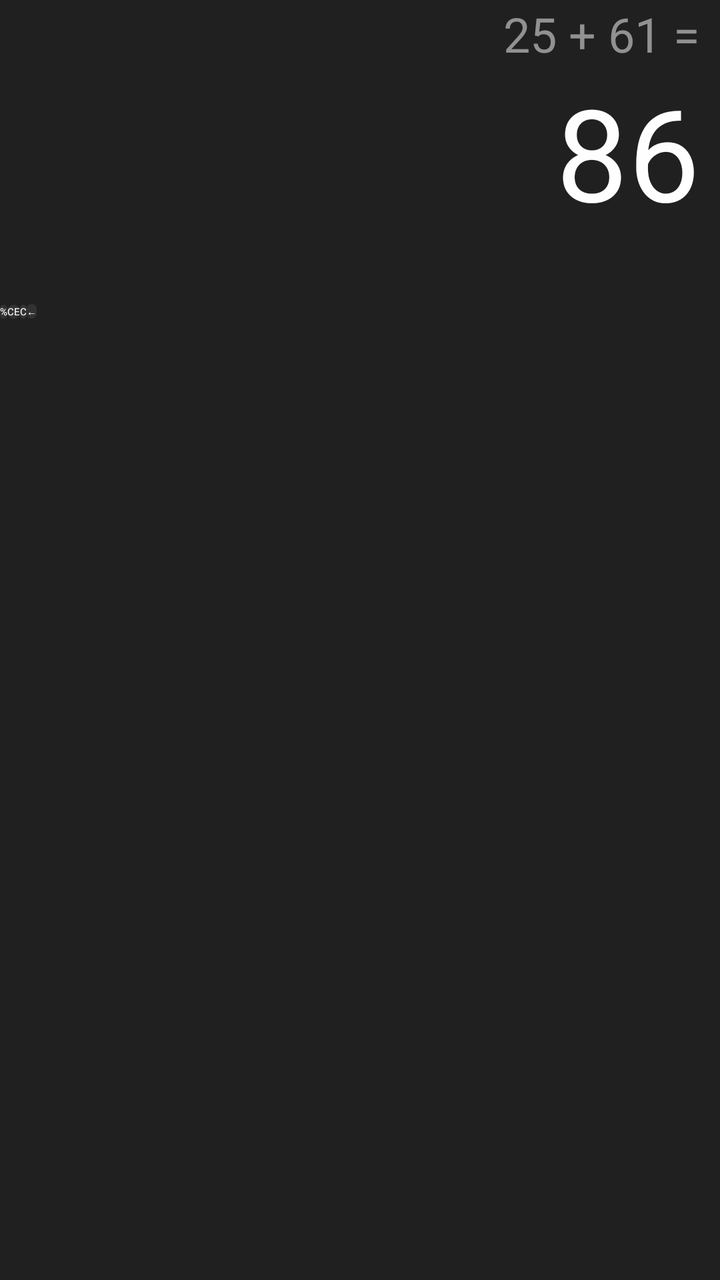
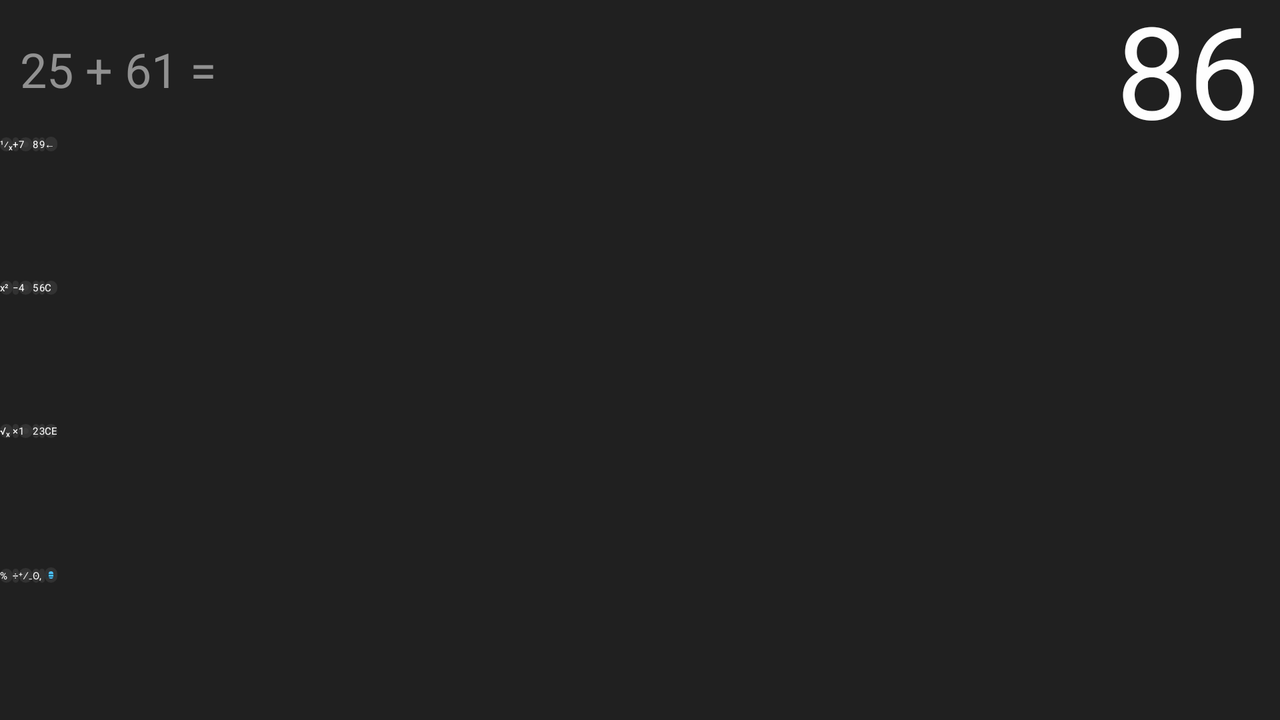

First picture: res/layout/ on a phone held upright. Second picture: the repository's own variant of that layout, on a device whose configuration matches the variant's folder. Source for both follows.
<!-- AndroidManifest.xml: application theme Theme.Android011 -->
<!-- res/layout/activity_calc.xml -->
<?xml version="1.0" encoding="utf-8"?>
<androidx.constraintlayout.widget.ConstraintLayout xmlns:android="http://schemas.android.com/apk/res/android"
    xmlns:app="http://schemas.android.com/apk/res-auto"
    xmlns:tools="http://schemas.android.com/tools"
    android:layout_width="match_parent"
    android:layout_height="match_parent"
    android:background="@color/calc_background"
    tools:context=".CalcActivity">

    <TextView
        android:id="@+id/tv_history"
        android:layout_width="match_parent"
        android:layout_height="wrap_content"
        android:gravity="end"
        android:paddingEnd="10dp"
        android:paddingStart="10dp"
        android:text=""
        tools:text="25 + 61 ="
        android:textColor="@color/calc_history"
        android:textSize="24sp"
        app:layout_constraintBottom_toTopOf="@+id/tv_result"
        app:layout_constraintEnd_toEndOf="parent"
        app:layout_constraintStart_toStartOf="parent"
        app:layout_constraintTop_toTopOf="parent" />

    <TextView
        android:id="@+id/tv_result"
        android:layout_width="match_parent"
        android:layout_height="wrap_content"
        android:gravity="end"
        android:paddingEnd="10dp"
        android:paddingStart="10dp"
        android:text=""
        tools:text="86"
        android:textColor="@color/calc_result"
        android:textSize="64sp"
        android:textStyle="normal"
        app:layout_constraintBottom_toTopOf="@+id/tableLayout"
        app:layout_constraintEnd_toEndOf="parent"
        app:layout_constraintStart_toStartOf="parent"
        app:layout_constraintTop_toTopOf="parent" />

    <TableLayout
        android:id="@+id/tableLayout"
        android:layout_width="match_parent"
        android:layout_height="0dp"
        app:layout_constraintHeight_percent="0.75"
        app:layout_constraintBottom_toBottomOf="parent"
        app:layout_constraintEnd_toEndOf="parent"
        app:layout_constraintStart_toStartOf="parent"
        app:layout_constraintTop_toTopOf="parent"
        app:layout_constraintVertical_bias="0.95">

        <TableRow
            android:layout_width="match_parent"
            android:layout_height="match_parent">

            <Button
                android:id="@+id/calc_btn_percent"
                style="@style/calc_btn_fn_style"
                android:text="@string/calc_btn_percent_text" />
            <Button
                android:id="@+id/calc_btn_ce"
                style="@style/calc_btn_fn_style"
                android:text="@string/calc_btn_ce_text" />
            <Button
                android:id="@+id/calc_btn_clear"
                style="@style/calc_btn_fn_style"
                android:text="@string/calc_btn_clear_text" />
            <Button
                android:id="@+id/calc_btn_backspace"
                style="@style/calc_btn_fn_style"
                android:text="@string/calc_btn_backspace_text" />
        </TableRow>

    </TableLayout>

</androidx.constraintlayout.widget.ConstraintLayout>
<!-- resources referenced by this layout -->
<resources>
  <color name="calc_background">#202020</color>
  <color name="calc_history">#919191</color>
  <color name="calc_result">#FEFEFE</color>
  <string name="calc_btn_backspace_text">\u2190</string>
  <string name="calc_btn_ce_text">CE</string>
  <string name="calc_btn_clear_text">C</string>
  <string name="calc_btn_percent_text">%</string>
  <style name="calc_btn_fn_style" parent="calc_btn_base_style">
          <item name="android:background">@drawable/btn_fn_shape</item>
          <item name="android:textColor">@color/calc_fn_button_fg</item>
      </style>
  <style name="calc_btn_base_style" parent="TextAppearance.AppCompat">
          <item name="android:layout_height">match_parent</item>
          <item name="android:layout_margin">2dp</item>
          <item name="android:layout_weight">1</item>
          <item name="android:layout_width">0dp</item>
          <item name="android:textAllCaps">false</item>
          <item name="android:textSize">30sp</item>
          <item name="backgroundTint">@null</item>
      </style>
  <!-- drawable btn_fn_shape (drawable) -->
  <?xml version="1.0" encoding="utf-8"?>
  <shape
      xmlns:android="http://schemas.android.com/apk/res/android"
      android:shape="rectangle">
  
      <solid
          android:color="@color/calc_fn_button_bg" />
  
      <corners
          android:radius="5dp" />
  
  </shape>
  <color name="calc_fn_button_fg">#FEFEFE</color>
  <color name="calc_fn_button_bg">#323232</color>
</resources>
<!-- res/layout-land/activity_calc.xml (the repository's variant of the layout above) -->
<!-- drawn on the phone turned sideways -->
<?xml version="1.0" encoding="utf-8"?>
<androidx.constraintlayout.widget.ConstraintLayout xmlns:android="http://schemas.android.com/apk/res/android"
    xmlns:app="http://schemas.android.com/apk/res-auto"
    xmlns:tools="http://schemas.android.com/tools"
    android:layout_width="match_parent"
    android:layout_height="match_parent"
    android:background="@color/calc_background"
    tools:context=".CalcActivity">

    <LinearLayout
        android:layout_width="match_parent"
        android:layout_height="wrap_content"
        android:orientation="horizontal"
        app:layout_constraintBottom_toTopOf="@+id/tableLayout"
        app:layout_constraintEnd_toEndOf="parent"
        app:layout_constraintStart_toStartOf="parent"
        app:layout_constraintTop_toTopOf="parent">

        <TextView
            android:id="@+id/tv_history"
            android:layout_width="0dp"
            android:layout_weight="1"
            android:layout_height="wrap_content"
            android:layout_gravity="center"
            android:gravity="start"
            android:paddingStart="10dp"
            android:paddingEnd="10dp"
            android:text=""
            android:textColor="@color/calc_history"
            android:textSize="24sp"
            app:layout_constraintBottom_toTopOf="@+id/tv_result"
            app:layout_constraintEnd_toEndOf="parent"
            app:layout_constraintStart_toStartOf="parent"
            app:layout_constraintTop_toTopOf="parent"
            tools:text="25 + 61 =" />

        <TextView
            android:id="@+id/tv_result"
            android:layout_width="0dp"
            android:layout_weight="2"
            android:layout_height="wrap_content"
            android:gravity="end"
            android:paddingStart="10dp"
            android:paddingEnd="10dp"
            android:text=""
            android:textColor="@color/calc_result"
            android:textSize="64sp"
            android:textStyle="normal"
            app:layout_constraintBottom_toTopOf="@+id/tableLayout"
            app:layout_constraintEnd_toEndOf="parent"
            app:layout_constraintStart_toStartOf="parent"
            app:layout_constraintTop_toTopOf="parent"
            tools:text="86" />
    </LinearLayout>

    <TableLayout
        android:id="@+id/tableLayout"
        android:layout_width="match_parent"
        android:layout_height="0dp"
        app:layout_constraintHeight_percent="0.80"
        app:layout_constraintBottom_toBottomOf="parent"
        app:layout_constraintEnd_toEndOf="parent"
        app:layout_constraintStart_toStartOf="parent"
        app:layout_constraintTop_toTopOf="parent"
        app:layout_constraintVertical_bias="0.95">

        <TableRow
            android:layout_width="match_parent"
            android:layout_height="0dp"
            android:layout_weight="1">
            <Button
                android:id="@+id/calc_btn_inverse"
                style="@style/calc_btn_fn_style"
                android:text="@string/calc_btn_inverse_text" />
            <Button
                android:id="@+id/calc_btn_plus"
                style="@style/calc_btn_fn_style"
                android:text="@string/calc_btn_plus_text" />
            <Button
                android:id="@+id/calc_btn_7"
                style="@style/calc_btn_op_style"
                android:text="@string/calc_btn_7_text" />
            <Button
                android:id="@+id/calc_btn_8"
                style="@style/calc_btn_op_style"
                android:text="@string/calc_btn_8_text" />
            <Button
                android:id="@+id/calc_btn_9"
                style="@style/calc_btn_op_style"
                android:text="@string/calc_btn_9_text" />
            <Button
                android:id="@+id/calc_btn_backspace"
                style="@style/calc_btn_fn_style"
                android:text="@string/calc_btn_backspace_text" />
        </TableRow>
        <TableRow
            android:layout_width="match_parent"
            android:layout_height="0dp"
            android:layout_weight="1">
            <Button
                android:id="@+id/calc_btn_square"
                style="@style/calc_btn_fn_style"
                android:text="@string/calc_btn_square_text" />
            <Button
                android:id="@+id/calc_btn_minus"
                style="@style/calc_btn_fn_style"
                android:text="@string/calc_btn_minus_text" />
            <Button
                android:id="@+id/calc_btn_4"
                style="@style/calc_btn_op_style"
                android:text="@string/calc_btn_4_text" />
            <Button
                android:id="@+id/calc_btn_5"
                style="@style/calc_btn_op_style"
                android:text="@string/calc_btn_5_text" />
            <Button
                android:id="@+id/calc_btn_6"
                style="@style/calc_btn_op_style"
                android:text="@string/calc_btn_6_text" />
            <Button
                android:id="@+id/calc_btn_clear"
                style="@style/calc_btn_fn_style"
                android:text="@string/calc_btn_clear_text" />
        </TableRow>
        <TableRow
            android:layout_width="match_parent"
            android:layout_height="0dp"
            android:layout_weight="1">
            <Button
                android:id="@+id/calc_btn_root"
                style="@style/calc_btn_fn_style"
                android:text="@string/calc_btn_sqrt_text" />
            <Button
                android:id="@+id/calc_btn_multiplication"
                style="@style/calc_btn_fn_style"
                android:text="@string/calc_btn_multiplication_text" />
            <Button
                android:id="@+id/calc_btn_1"
                style="@style/calc_btn_op_style"
                android:text="@string/calc_btn_1_text" />
            <Button
                android:id="@+id/calc_btn_2"
                style="@style/calc_btn_op_style"
                android:text="@string/calc_btn_2_text" />
            <Button
                android:id="@+id/calc_btn_3"
                style="@style/calc_btn_op_style"
                android:text="@string/calc_btn_3_text" />
            <Button
                android:id="@+id/calc_btn_ce"
                style="@style/calc_btn_fn_style"
                android:text="@string/calc_btn_ce_text" />
        </TableRow>
        <TableRow
            android:layout_width="match_parent"
            android:layout_height="0dp"
            android:layout_weight="1">
            <Button
                android:id="@+id/calc_btn_percent"
                style="@style/calc_btn_fn_style"
                android:text="@string/calc_btn_percent_text" />
            <Button
                android:id="@+id/calc_btn_divide"
                style="@style/calc_btn_fn_style"
                android:text="@string/calc_btn_divide_text" />
            <Button
                android:id="@+id/calc_btn_plus_minus"
                style="@style/calc_btn_op_style"
                android:text="@string/calc_btn_plus_minus_text" />
            <Button
                android:id="@+id/calc_btn_0"
                style="@style/calc_btn_op_style"
                android:text="@string/calc_btn_0_text" />
            <Button
                android:id="@+id/calc_btn_comma"
                style="@style/calc_btn_op_style"
                android:text="@string/calc_btn_comma_text" />
            <Button
                android:id="@+id/calc_btn_equal"
                style="@style/calc_btn_eq_style"
                android:text="@string/calc_btn_equal_text" />
        </TableRow>

    </TableLayout>

</androidx.constraintlayout.widget.ConstraintLayout>
<!-- resources referenced by the variant -->
<!-- as the phone turned sideways resolves them -->
<resources>
  <color name="calc_background">#202020</color>
  <color name="calc_history">#919191</color>
  <color name="calc_result">#FEFEFE</color>
  <string name="calc_btn_0_text">\u0298</string>
  <string name="calc_btn_1_text">1</string>
  <string name="calc_btn_2_text">2</string>
  <string name="calc_btn_3_text">3</string>
  <string name="calc_btn_4_text">4</string>
  <string name="calc_btn_5_text">5</string>
  <string name="calc_btn_6_text">6</string>
  <string name="calc_btn_7_text">7</string>
  <string name="calc_btn_8_text">8</string>
  <string name="calc_btn_9_text">9</string>
  <string name="calc_btn_backspace_text">\u2190</string>
  <string name="calc_btn_ce_text">CE</string>
  <string name="calc_btn_clear_text">C</string>
  <string name="calc_btn_comma_text">,</string>
  <string name="calc_btn_divide_text">\u00F7</string>
  <string name="calc_btn_equal_text" tools:ignore="Typos">\uFF1D</string>
  <string name="calc_btn_inverse_text">\u00b9\u2044\u2093</string>
  <string name="calc_btn_minus_text">\u2212</string>
  <string name="calc_btn_multiplication_text">\u00D7</string>
  <string name="calc_btn_percent_text">%</string>
  <string name="calc_btn_plus_minus_text">\u207A\u2215\u208B</string>
  <string name="calc_btn_plus_text">\u002B</string>
  <string name="calc_btn_sqrt_text">\u221A\u2093</string>
  <string name="calc_btn_square_text">x\u00B2</string>
  <style name="calc_btn_eq_style" parent="calc_btn_base_style">
          <item name="android:background">@drawable/btn_eq_shape</item>
          <item name="android:textColor">@color/calc_eq_button_fg</item>
      </style>
  <style name="calc_btn_fn_style" parent="calc_btn_base_style">
          <item name="android:background">@drawable/btn_fn_shape</item>
          <item name="android:textColor">@color/calc_fn_button_fg</item>
      </style>
  <style name="calc_btn_op_style" parent="calc_btn_base_style">
          <item name="android:background">@drawable/btn_op_shape</item>
          <item name="android:textColor">@color/calc_op_button_fg</item>
      </style>
  <style name="calc_btn_base_style" parent="TextAppearance.AppCompat">
          <item name="android:layout_height">match_parent</item>
          <item name="android:layout_margin">2dp</item>
          <item name="android:layout_weight">1</item>
          <item name="android:layout_width">0dp</item>
          <item name="android:textAllCaps">false</item>
          <item name="android:textSize">30sp</item>
          <item name="backgroundTint">@null</item>
      </style>
  <!-- drawable btn_eq_shape (drawable) -->
  <?xml version="1.0" encoding="utf-8"?>
  <shape
      xmlns:android="http://schemas.android.com/apk/res/android"
      android:shape="rectangle">
      <stroke
          android:color="@color/calc_fn_button_bg"
          android:width="2dp"/>
      <solid
          android:color="@color/calc_eq_button_bg"/>
      <corners
          android:radius="5dp"/>
  </shape>
  <color name="calc_eq_button_fg">#153647</color>
  <!-- drawable btn_fn_shape (drawable) -->
  <?xml version="1.0" encoding="utf-8"?>
  <shape
      xmlns:android="http://schemas.android.com/apk/res/android"
      android:shape="rectangle">
  
      <solid
          android:color="@color/calc_fn_button_bg" />
  
      <corners
          android:radius="5dp" />
  
  </shape>
  <color name="calc_fn_button_fg">#FEFEFE</color>
  <!-- drawable btn_op_shape (drawable) -->
  <?xml version="1.0" encoding="utf-8"?>
  <shape
      xmlns:android="http://schemas.android.com/apk/res/android"
      android:shape="rectangle">
      <stroke
          android:color="@color/calc_fn_button_bg"
          android:width="2dp"/>
      <solid
          android:color="@color/calc_op_button_bg"/>
      <corners
          android:radius="5dp"/>
  </shape>
  <color name="calc_op_button_fg">#F6F6F6</color>
  <color name="calc_fn_button_bg">#323232</color>
  <color name="calc_eq_button_bg">#4CC1FE</color>
  <color name="calc_op_button_bg">#3A3A3A</color>
</resources>
